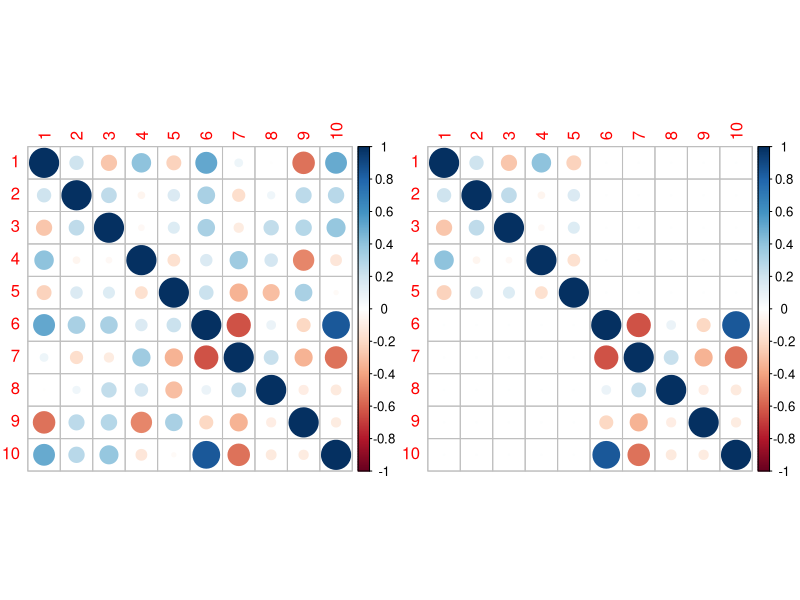
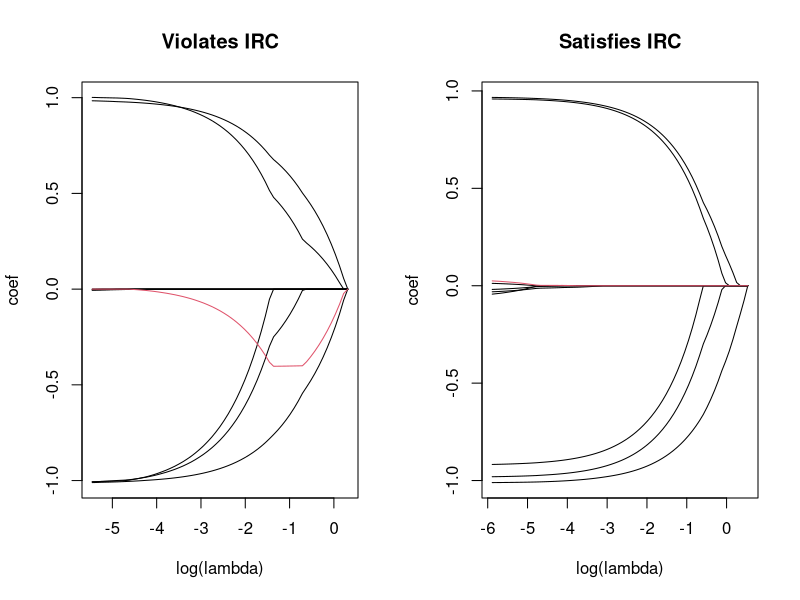

Write the R code that produced these figures, in order. (Note: this script raises an error after producing the figures.)
# Test data that should cause problems for lasso/lars

# 1) Use data taht violates the irresentable condition
# ie that significant variables cannot be correlated with insignificant ones

library(mvtnorm)
library(corrplot)
library(glmnet)
library(clusterGeneration)

k=10 # = Number of Candidate Variables
p=5 # = Number of Relevant Variables
N=500 # = Number of observations
betas=(-1)^(1:p) # = Values for beta
set.seed(12345) # = Seed for replication
sigma1=genPositiveDefMat(k,"unifcorrmat")$Sigma # = Sigma1 violates the irc
sigma2=sigma1 # = Sigma2 satisfies the irc
sigma2[(p+1):k,1:p]=0
sigma2[1:p,(p+1):k]=0

# = Verify the irrepresentable condition
irc1=sort(abs(sigma1[(p+1):k,1:p]%*%solve(sigma1[1:p,1:p])%*%sign(betas)))
irc2=sort(abs(sigma2[(p+1):k,1:p]%*%solve(sigma2[1:p,1:p])%*%sign(betas)))
c(max(irc1),max(irc2))


# = Have a look at the correlation matrices
par(mfrow=c(1,2))
corrplot(cov2cor(sigma1))
corrplot(cov2cor(sigma2))

X1=rmvnorm(N,sigma = sigma1) # = Variables for the design that violates the IRC = #
X2=rmvnorm(N,sigma = sigma2) # = Variables for the design that satisfies the IRC = #

#X1<- scale(X1) #centre and normalise X1
#X2 <- scale(X2) #centre and normalise X2

e=rnorm(N) # = Error = #
y1=X1[,1:p]%*%betas+e # = Generate y for design 1 = #
y2=X2[,1:p]%*%betas+e # = Generate y for design 2 = #

#y1 <- y1 - mean(y1) #centre y
#y2 <- y2 - mean(y1) #centre y

lasso1=glmnet(X1,y1,nlambda = 100) # = Estimation for design 1 = #
lasso2=glmnet(X2,y2,nlambda = 100) # = Estimation for design 2 = #

## == Regularization path == ##
par(mfrow=c(1,2))
l1=log(lasso1$lambda)
matplot(as.matrix(l1),t(coef(lasso1)[-1,]),type="l",lty=1,col=c(rep(1,9),2),ylab="coef",xlab="log(lambda)",main="Violates IRC")
l2=log(lasso2$lambda)
matplot(as.matrix(l2),t(coef(lasso2)[-1,]),type="l",lty=1,col=c(rep(1,9),2),ylab="coef",xlab="log(lambda)",main="Satisfies IRC")

lars_out1 <- lars(X = X1, y = y1, t_vec = c(1,2,3,4,5), standardise = F)
lars_out2 <- lars(X = X2, y = y2, t_vec = c(1,2,3,4,5), standardise = F)

class(lars_out1) <- "lars"
class(lars_out2) <- "lars"

plot(lars_out1)
plot(lars_out2)

lasso_lars_out1 <- lars(X = X1, y = y1, option='lasso',  t_vec = c(1,2,3,4,5,6,7,8), standardise = F)
lasso_lars_out2 <- lars(X = X2, y = y2, option='lasso',  t_vec = c(1,2,3,4,5,6,7,8), standardise = F)

class(lasso_lars_out1) <- "lars"
class(lasso_lars_out2) <- "lars"

plot(lasso_lars_out1)
plot(lasso_lars_out2)

lasso_out1<-lasso(X1,y1,1:10,eps=1e-2, standardise=FALSE, intercept=FALSE)
lasso_out2<-lasso(X2,y2,1:10,eps=1e-2, standardise=FALSE, intercept=FALSE)

plot(lasso_out1)
plot(lasso_out2)
